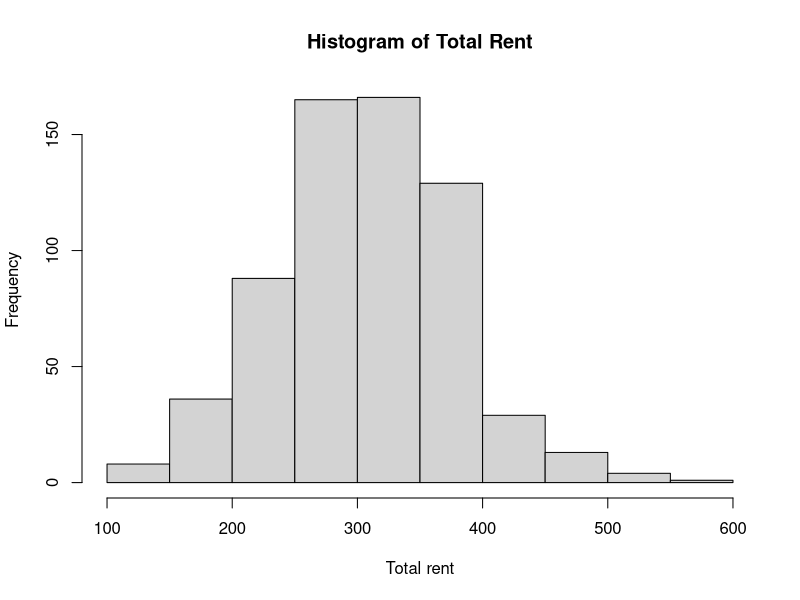
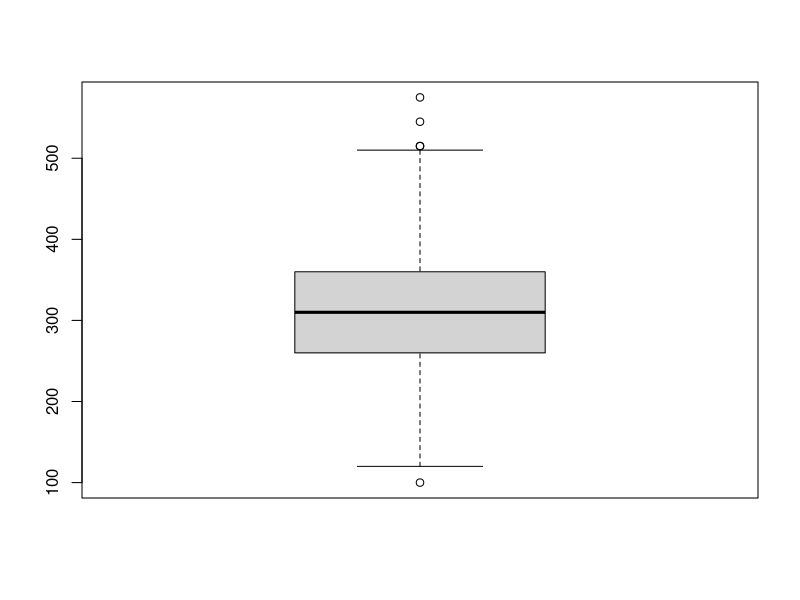
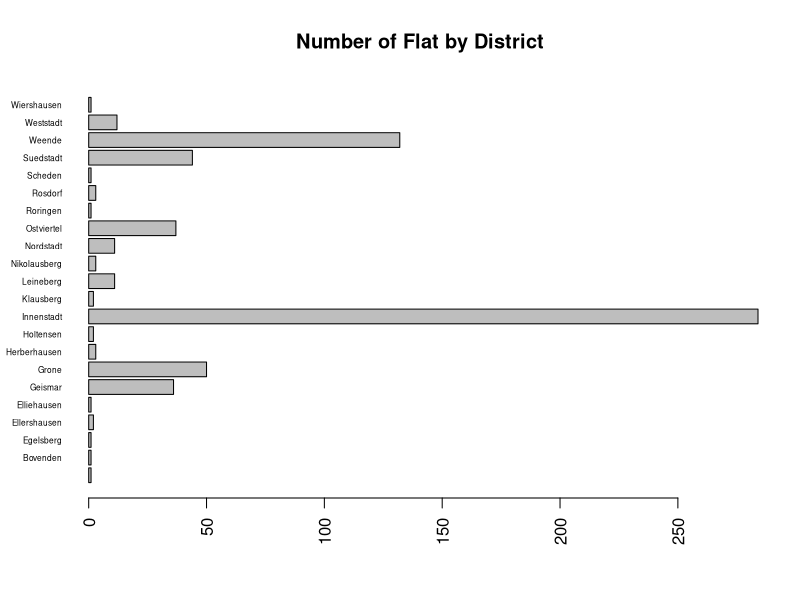
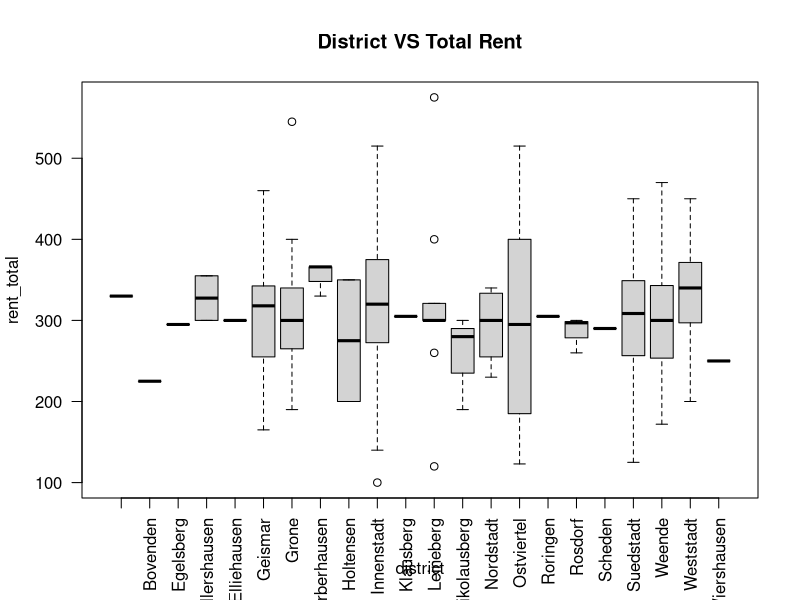
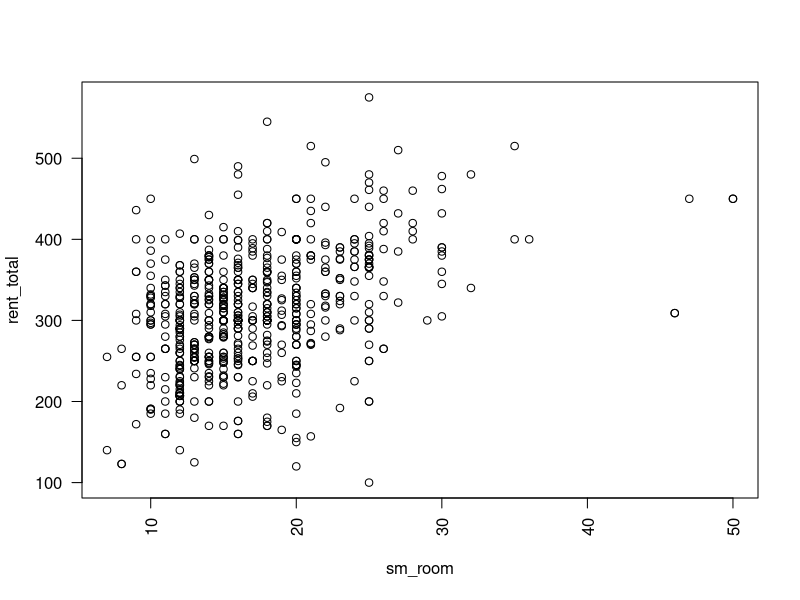
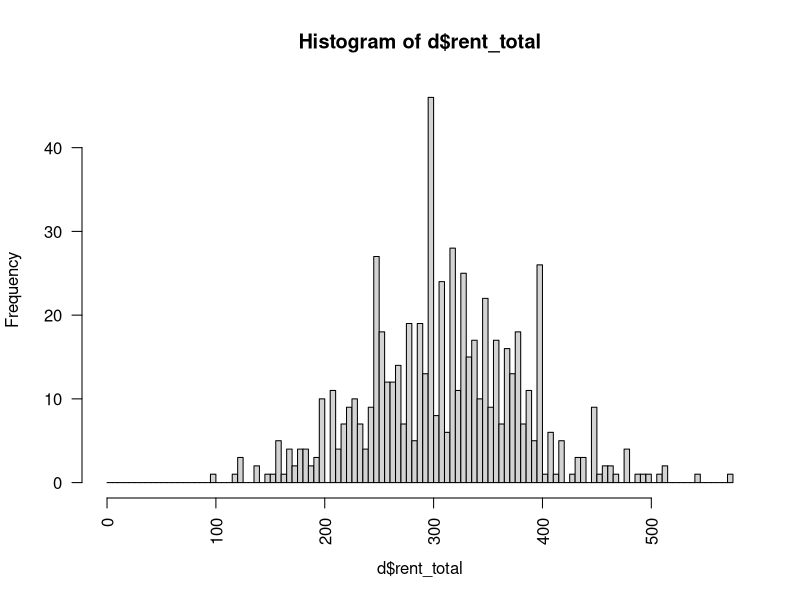
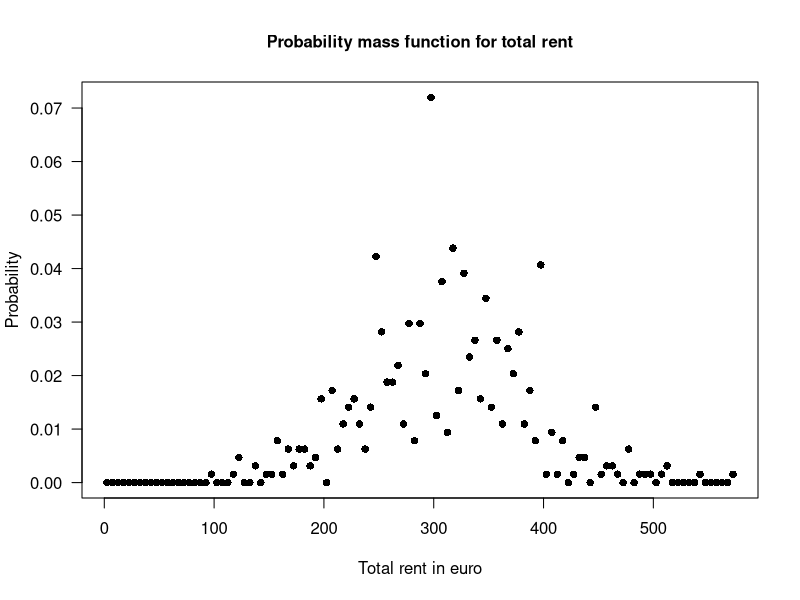
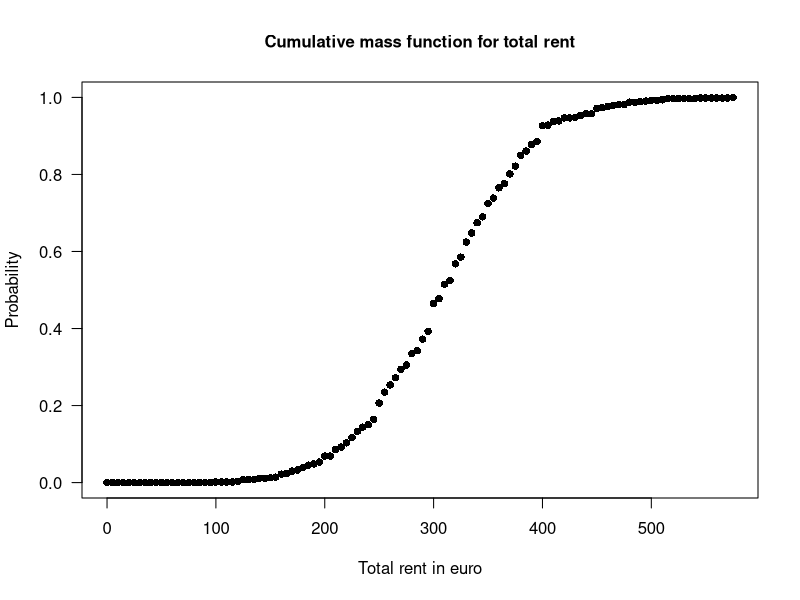

R code for these plots, in order:
## ---- chunk 1
knitr::opts_chunk$set(echo = TRUE, warning = FALSE)
setwd("")
## ---- chunk 2
d <- read.csv("data/wg-gesucht.csv", header = TRUE, sep = ";")
str(d)
## ---- chunk 3
summary(d)
table(d$district) # frequencies of each category
table(d$district)/nrow(d)*100 # percentages
## ---- chunk 4
mean(d$rent_total)
median(d$rent_total)
## ---- chunk 5
var(d$rent_total)
sd(d$rent_total)
IQR(d$rent_total) # interquartile range
min(d$rent_total)
max(d$rent_total)
range(d$rent_total)
## ---- chunk 6
hist(d$rent_total, xlab = "Total rent", main = "Histogram of Total Rent")
boxplot(d$rent_total)

par(las=2) # make label text perpendicular to axis
barplot(table(d$district), main="Number of Flat by District", horiz=TRUE, cex.names=0.5)

boxplot(rent_total~district, data=d, main="District VS Total Rent")

plot(rent_total~sm_room, data=d)
## ---- chunk 7
cor(d$sm_room, d$rent_total)
rent_total.rk <- rank(d$rent_total)
sm_room.rk <- rank(d$sm_room)
cor(rent_total.rk,sm_room.rk,method="spearman")
## ---- chunk 8
h <- hist(d$rent_total, breaks = seq(0, max(d$rent_total), by=5))
h$probs <- h$counts/sum(h$counts)
plot(h$mids,h$probs,main="Probability mass function for total rent",ylab="Probability",xlab="Total rent in euro",pch=16,cex.main=1,las=1)
h$cumprobs <- cumsum(h$probs)
plot(h$breaks,c(0,h$cumprobs),main="Cumulative mass function for total rent",ylab="Probability",xlab="Total rent in euro",pch=16,cex.main=1,las=1)
## ---- chunk 9
set.seed(0)
n  <- nrow(d)
s1 <- sample(1:n,10,replace=FALSE)
d1 <- d[s1,]
m1 <- mean(d1$rent_total)
s2 <- sample(1:n,10,replace=FALSE)
d2 <- d[s2,]
m2 <- mean(d2$rent_total)
s3 <- sample(1:n,10,replace=FALSE)
d3 <- d[s3,]
m3 <- mean(d3$rent_total)
cbind(m1,m2,m3)
rbind(s1,s2,s3)

# for 1000 samples of size 10
par(mfrow=c(2,1))
B <- 1000
means.B <- rep(NA,B)
for(b in 1:B){
  s.b <- sample(1:n,10,replace=FALSE)
  d.b <- d[s.b,]
  means.B[b] <- mean(d.b$rent_total)
}
means.B
hist(means.B,main="sampling distribution for n=10",breaks=seq(0,max(d$rent_total),10),xlim=c(0,600),freq=TRUE,las=1)

# for 1000 samples of size 500
B <- 1000
means.B <- rep(NA,B)
for(b in 1:B){
  s.b <- sample(1:n,500,replace=FALSE)
  d.b <- d[s.b,]
  means.B[b] <- mean(d.b$rent_total)
}
means.B
hist(means.B,main="sampling distribution for n=500",breaks=seq(0,max(d$rent_total),10),xlim=c(0,600),freq=TRUE,las=1)
## ---- chunk 10
x.seq <- seq(0,600,by=5)

hist(d$rent_total,freq=FALSE)
lines(x.seq,dnorm(x.seq,mean(d$rent_total),sd(d$rent_total))) # compare the observed empricial distribution with the theoretical probability density function for a normal distribution (freq=FALSE is for getting densities rather than frequencies for the empirical distribution)
shapiro.test(d$rent_total)
ks.test(d$rent_total,"pnorm")
## ---- chunk 11
d2 <- d[which(d$district=="Weende" | d$district=="Innenstadt"),] # consider only 2 groups

m <- lm(rent_total~district,data=d2)
res <- m$residuals
hist(res,freq=FALSE)
lines(x.seq,dnorm(x.seq,mean(res),sd(res)))
shapiro.test(res)
ks.test(res,"pnorm")
## ---- chunk 12
m2 <- lm(rent_total~district,data=d)
res <- m$residuals
hist(res,freq=FALSE)
lines(x.seq,dnorm(x.seq,mean(res),sd(res)))
shapiro.test(res)
ks.test(res,"pnorm")
## ---- chunk 13
groups <- levels(d$district)
par(mfrow=c(5,2))
par(mai=c(0.1,0.3,0.35,0.1))
for(g in 1:length(groups)){
  d.sub <- subset(d,district==groups[g])
  if(any(!is.na(d.sub$rent_total))) hist(d.sub$rent_total,main=paste("Group =",groups[g]),las=1,xlim=c(0,550),breaks=seq(0,550,by=10))+
  lines(x.seq,dnorm(x.seq,mean(d.sub$rent_total),sd(d.sub$rent_total)))
}
## ---- chunk 14
m <- lm(d$rent_total ~ d$sm_room)
coef(m)
plot(d$sm_room, d$rent_total)
abline(m, lwd=2, col=rgb(0.1, 0.6, 0.3, alpha=0.9))
predict(m,newdata=data.frame(x=d$sm_room))
sum(m$residuals^2)
## ---- chunk 15
m <- lm(d$rent_total ~ d$sm_room + I(d$sm_room^2))
coef(m)
yhat <- predict(m,newdata=data.frame(x=d$sm_room))
x.seq <- seq(0,500,length.out=639)
y.hat.seq <- predict(m,newdata=data.frame(x=x.seq))
plot(d$sm_room, d$rent_total)
lines(x.seq,y.hat.seq,col=rgb(0.1, 0.6, 0.3, alpha=0.9),lwd=3)
sum(m$residuals^2)
## ---- chunk 16
d2 <- d[which(d$district=="Weende" | d$district=="Innenstadt"),]
# d2 <- subset(d, district=="Weende" | district=="Innenstadt") # consider only 2 groups
m <- lm(rent_total~district,data=d2)
anova(m)

summary(aov(rent_total~district,data=d2)) # alternative to lm formulation
## ---- chunk 17
res.aov <- aov(rent_pure ~ district, data = d)
summary(res.aov)
## ---- chunk 18
TukeyHSD(res.aov)

# diff: difference between means of the two groups
# lwr, upr: the lower and the upper end point of the confidence interval at 95% (default)
# p adj: p-value after adjustment for the multiple comparisons.
## ---- chunk 19
plot(res.aov, 1)
## ---- chunk 20
library(car)
leveneTest(rent_pure ~ district, data = d)
